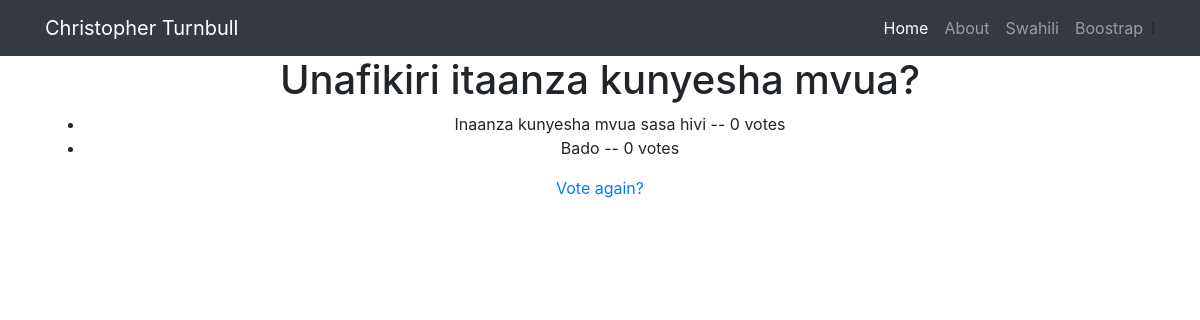
The app's page /swahili/7/results/ with its own data.
### swahili/models.py (models this page shows, shortened)
class Question(models.Model):
    question_text = models.CharField(max_length=200)
    pub_date = models.DateTimeField('date published', default=timezone.now())

class Choice(models.Model):
    question = models.ForeignKey(Question, on_delete=models.CASCADE)
    choice_text = models.CharField(max_length=200)
    votes = models.IntegerField(default=0)

### swahili/views.py (the view)
# urls.py: path('swahili/<int:question_id>/results/', views.results, name='results'),
def results(request, question_id):
    question = get_object_or_404(Question, pk=question_id)
    return render(request, 'swahili/results.html', {'question': question})

### swahili/templates/swahili/results.html
{% extends "overview/base.html" %}
{% block content %}
  <div class="container">
    <div class="row">
      <div class="col-lg-12 text-center">
        <h1>{{ question.question_text }}</h1>
        <ul>
        {% for choice in question.choice_set.all %}
            <li>{{ choice.choice_text }} -- {{ choice.votes }} vote{{ choice.votes|pluralize }}</li>
        {% endfor %}
        </ul>
        <a href="{% url 'swahili:detail' question.id %}">Vote again?</a>
      </div>
    </div>
  </div>
{% endblock %}

### records on screen
Question: question_text "Unafikiri itaanza kunyesha mvua?"
Choice: choice_text "Inaanza kunyesha mvua sasa hivi", votes "0"
Choice: choice_text "Bado", votes "0"
